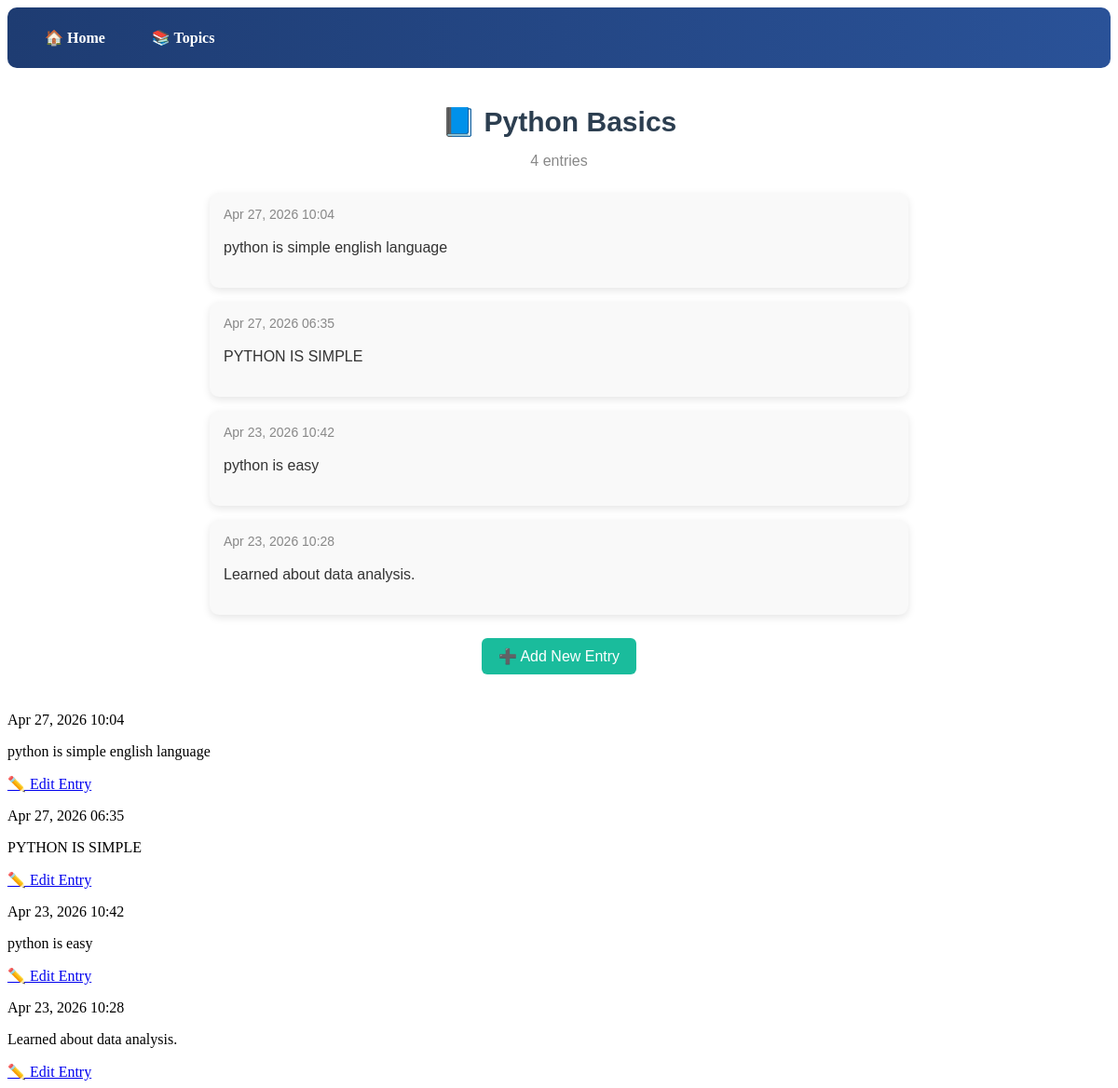
/topics/1/, run on the app's committed database.
### learning_logs/models.py (models this page shows, shortened)
class Topic(models.Model):
    text = models.CharField(max_length=200)
    date_added = models.DateTimeField(auto_now_add=True)

class Entry(models.Model):
    topic = models.ForeignKey(Topic, on_delete=models.CASCADE)
    text = models.TextField()
    date_added = models.DateTimeField(auto_now_add=True)
    class Meta:
        verbose_name_plural = 'entries'

### learning_logs/views.py (the view)
# urls.py: path('topics/<int:topic_id>/', views.topic, name='topic'),
def topic(request, topic_id):
    topic = Topic.objects.get(id=topic_id)
    entries = topic.entry_set.order_by('-date_added')
    context = {
        'topic': topic,
        'entries': entries
    }
    return render(request, 'learning_logs/topic.html', context)

### learning_logs/models.py (called while the page is built)
    def __str__(self):
        return self.text

### learning_logs/templates/learning_logs/topic.html (shortened to what this page needs)
{% extends 'learning_logs/base.html' %}
{% block content %}
<div class="topic-container">
    <h2 class="topic-title">📘 {{ topic }}</h2>
    <p class="entry-count">
        {{ topic.entry_set.count }} entries
    </p>
    {% for entry in entries %}
        <div class="entry-card">
            <div class="entry-date">
                {{ entry.date_added|date:'M d, Y H:i' }}
            </div>
            <div class="entry-text">
                {{ entry.text|linebreaks }}
            </div>
        </div>
    {% empty %}
        <p class="empty-text">No entries yet.</p>
    {% endfor %}
    <a href="{% url 'learning_logs:new_entry' topic.id %}" class="add-btn">
        ➕ Add New Entry
    </a>
</div>
{% for entry in entries %}
    <div>
        <p>{{ entry.date_added|date:'M d, Y H:i' }}</p>
        <p>{{ entry.text|linebreaks }}</p>
        <a href="{% url 'learning_logs:edit_entry' entry.id %}">
            ✏️ Edit Entry
        </a>
    </div>
{% endfor %}
{% endblock %}

### learning_logs/templates/learning_logs/topic.html (style rules this page uses)
.topic-container { max-width: 750px; margin: 40px auto; font-family: Arial, sans-serif; }
.topic-title { text-align: center; font-size: 30px; color: #2c3e50; margin-bottom: 10px; }
.entry-count { text-align: center; color: #888; margin-bottom: 25px; }
.entry-card { background: #f9f9f9; padding: 15px; margin-bottom: 15px; border-radius: 10px; box-shadow: 0 3px 8px rgba(0,0,0,0.1); transition: 0.3s; }
.entry-date { font-size: 14px; color: #888; margin-bottom: 8px; }
.entry-text { font-size: 16px; color: #333; line-height: 1.5; }
.add-btn { display: block; width: fit-content; margin: 25px auto; padding: 10px 18px; background-color: #1abc9c; color: white; text-decoration: none; border-radius: 6px; font-size: 16px; transition: 0.3s; }

### data on the page
Topic: text "Python Basics", entry_set.count "4"
Entry: date_added "Apr 27, 2026 10:04", text "python is simple english language"
Entry: date_added "Apr 27, 2026 06:35", text "PYTHON IS SIMPLE"
Entry: date_added "Apr 23, 2026 10:42", text "python is easy"
Entry: date_added "Apr 23, 2026 10:28", text "Learned about data analysis."
